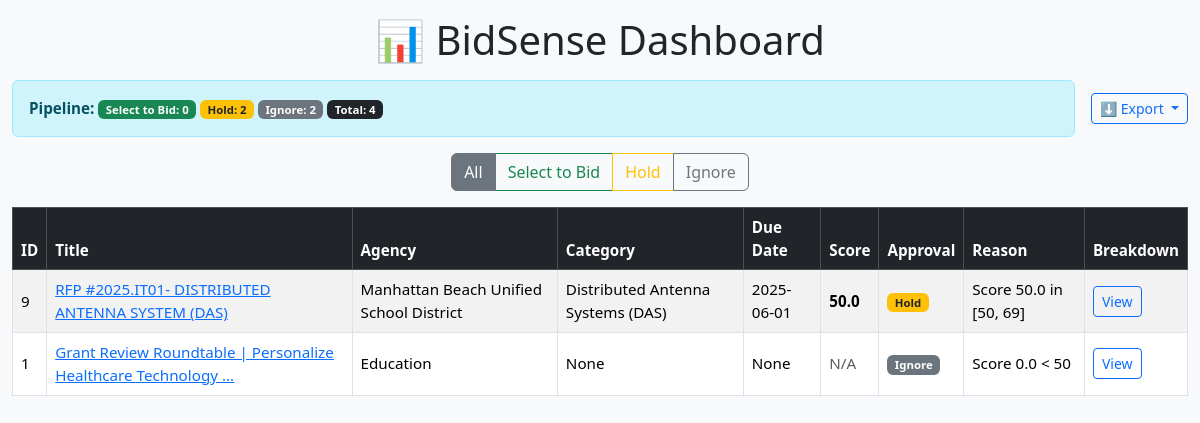
The page / on the database its author committed.
### tables this page shows
CREATE TABLE opportunities (
            id INTEGER PRIMARY KEY AUTOINCREMENT,
            external_id TEXT,
            title TEXT,
            agency TEXT,
            source TEXT,
            issue_date TEXT,
            due_date TEXT,
            url TEXT,
            naics TEXT,
            keywords TEXT,
            est_value TEXT,
            status TEXT,
            description TEXT,
            category TEXT,
            category_weight INTEGER DEFAULT 0
        );

CREATE TABLE scores (
        opportunity_id INTEGER PRIMARY KEY,
        score REAL,
        breakdown TEXT,
        updated_at TEXT
    );

CREATE TABLE approvals (
        opportunity_id INTEGER PRIMARY KEY,
        decision TEXT,
        reason TEXT,
        decided_at TEXT
    );

### app.py (the view)
@app.route("/")
def index():
    conn = get_db()
    cur = conn.cursor()
    cur.execute("""
        SELECT o.id, o.title, o.agency, o.source, o.issue_date, o.due_date,
               o.url, o.category,
               s.score, a.decision, a.reason, s.breakdown
        FROM opportunities o
        LEFT JOIN scores s ON o.id = s.opportunity_id
        LEFT JOIN approvals a ON o.id = a.opportunity_id
        ORDER BY o.id DESC
    """)
    opportunities = cur.fetchall()
    conn.close()
    return render_template("index.html", opportunities=opportunities)

### app.py (called while the page is built)
def get_db():
    conn = sqlite3.connect(DB_FILE)
    conn.row_factory = sqlite3.Row
    return conn

### templates/index.html (shortened to what this page needs)
<!DOCTYPE html>
<html lang="en">
<head>
    <link href="https://cdn.jsdelivr.net/npm/bootstrap@5.3.2/dist/css/bootstrap.min.css" rel="stylesheet">
</head>
<body class="bg-light">
<div class="container-fluid py-3">
    <h1 class="mb-3 text-center">📊 BidSense Dashboard</h1>
    <div class="d-none d-md-flex flex-md-row justify-content-between align-items-md-center mb-3">
        <div class="alert alert-info flex-grow-1 text-center text-md-start mb-0">
            <strong>Pipeline:</strong>
            <span class="badge bg-success">Select to Bid: <span id="countBid">0</span></span>
            <span class="badge bg-warning text-dark">Hold: <span id="countHold">0</span></span>
            <span class="badge bg-secondary">Ignore: <span id="countIgnore">0</span></span>
            <span class="badge bg-dark">Total: <span id="countTotal">0</span></span>
        </div>
        <div class="btn-group ms-md-3">
            <button class="btn btn-sm btn-outline-primary dropdown-toggle" data-bs-toggle="dropdown">
                ⬇️ Export
            </button>
        </div>
    </div>
    <div class="mb-3 text-center d-none d-md-block">
        <div class="btn-group flex-wrap" role="group" aria-label="Filter">
            <button class="btn btn-outline-secondary active" onclick="filterRows('all')">All</button>
            <button class="btn btn-outline-success" onclick="filterRows('Select to Bid')">Select to Bid</button>
            <button class="btn btn-outline-warning" onclick="filterRows('Hold')">Hold</button>
            <button class="btn btn-outline-secondary" onclick="filterRows('Ignore')">Ignore</button>
        </div>
    </div>
    <div class="table-responsive desktop-table">
        <table id="oppsTable" class="table table-striped table-bordered align-middle">
            <thead class="table-dark">
                <tr>
                    <th>ID</th>
                    <th>Title</th>
                    <th>Agency</th>
                    <th>Category</th>
                    <th>Due Date</th>
                    <th>Score</th>
                    <th>Approval</th>
                    <th>Reason</th>
                    <th>Breakdown</th>
                </tr>
            </thead>
            <tbody>
            {% for opp in opportunities %}
                <tr data-decision="{{ opp.decision }}" data-id="{{ opp.id }}">
                    <td>{{ opp.id }}</td>
                    <td><a href="{{ opp.url }}" target="_blank">{{ opp.title }}</a></td>
                    <td>{{ opp.agency }}</td>
                    <td>{{ opp.category }}</td>
                    <td>{{ opp.due_date }}</td>
                    <td>{% if opp.score %}<span class="fw-bold">{{ opp.score }}</span>{% else %}<span class="text-muted">N/A</span>{% endif %}</td>
                    <td>
                        {% if opp.decision == "Select to Bid" %}
                            <span class="badge bg-success">{{ opp.decision }}</span>
                        {% elif opp.decision == "Hold" %}
                            <span class="badge bg-warning text-dark">{{ opp.decision }}</span>
                        {% elif opp.decision == "Ignore" %}
                            <span class="badge bg-secondary">{{ opp.decision }}</span>
                        {% else %}
                            <span class="text-muted">N/A</span>
                        {% endif %}
                    </td>
                    <td>{{ opp.reason or "—" }}</td>
                    <td><button class="btn btn-sm btn-outline-primary" onclick="showBreakdown({{ opp.id }})">View</button></td>
                </tr>
            {% endfor %}
            </tbody>
        </table>
    </div>
</div>
</body>
</html>

### templates/index.html (style rules this page uses)
body { font-size: 0.95rem; padding-bottom: 90px; }
@media (min-width: 769px) { .desktop-table { display: block; } }

### rows shown on the page
opportunities: id "9", title "RFP #2025.IT01- DISTRIBUTED ANTENNA SYSTEM (DAS)", agency "Manhattan Beach Unified School District", category "Distributed Antenna Systems (DAS)", due_date "2025-06-01", score "50.0", decision "Hold", reason "Score 50.0 in [50, 69]"
opportunities: id "1", title "Grant Review Roundtable | Personalize Healthcare Technology ...", agency "Education", category "None", due_date "None", shows "N/A", decision "Ignore", reason "Score 0.0 < 50"
